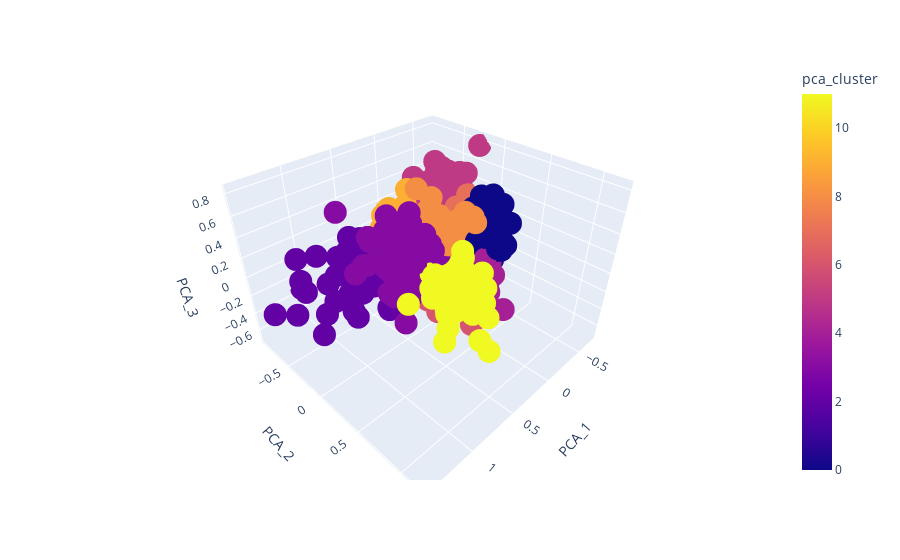

Write notebook code for a chart like this one.
### Code cell
import plotly.express as px
from plotly.offline import init_notebook_mode, iplot
init_notebook_mode(connected=True)   


fig = px.scatter_3d(data_2019, x="PCA_1", y="PCA_2", z="PCA_3", color="pca_cluster", hover_data=[
            "PCA_1", "PCA_2", 
            "PCA_3", "Company"])
fig.show()

### Figure 1 — Plotly figure (JSON) as saved in the notebook; plotly's stock layout.template omitted (floating-point values rounded to 4 significant figures; data arrays with more than 128 entries replaced by an {"elided": "..."} marker saying what was removed)
{"data": [{"customdata": {"elided": "1974x1 str values"}, "hovertemplate": "PCA_1=%{x}<br>PCA_2=%{y}<br>PCA_3=%{z}<br>Company=%{customdata[0]}<br>pca_cluster=%{marker.color}<extra></extra>", "legendgroup": "", "marker": {"color": {"elided": "1974 int values"}, "coloraxis": "coloraxis", "symbol": "circle"}, "mode": "markers", "name": "", "scene": "scene", "showlegend": false, "type": "scatter3d", "x": {"elided": "1974 float values"}, "y": {"elided": "1974 float values"}, "z": {"elided": "1974 float values"}}], "layout": {"coloraxis": {"colorbar": {"title": {"text": "pca_cluster"}}, "colorscale": [[0, "#0d0887"], [0.1111, "#46039f"], [0.2222, "#7201a8"], [0.3333, "#9c179e"], [0.4444, "#bd3786"], [0.5556, "#d8576b"], [0.6667, "#ed7953"], [0.7778, "#fb9f3a"], [0.8889, "#fdca26"], [1, "#f0f921"]]}, "legend": {"tracegroupgap": 0}, "margin": {"t": 60}, "scene": {"domain": {"x": [0, 1], "y": [0, 1]}, "xaxis": {"title": {"text": "PCA_1"}}, "yaxis": {"title": {"text": "PCA_2"}}, "zaxis": {"title": {"text": "PCA_3"}}}}}
